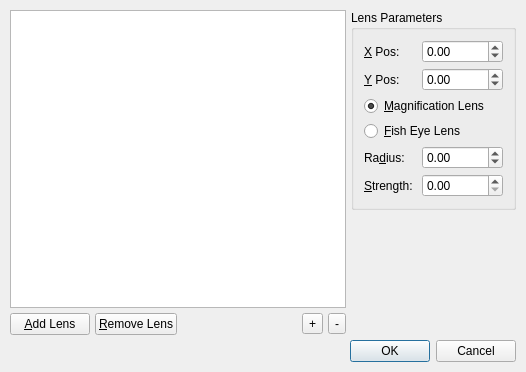
<ui version="4.0" >
 <class>LensDialogBase</class>
 <widget class="QDialog" name="LensDialogBase" >
  <property name="geometry" >
   <rect>
    <x>0</x>
    <y>0</y>
    <width>526</width>
    <height>372</height>
   </rect>
  </property>
  <property name="windowTitle" >
   <string>Optical Lens</string>
  </property>
  <layout class="QVBoxLayout" >
   <property name="spacing" >
    <number>5</number>
   </property>
   <property name="margin" >
    <number>10</number>
   </property>
   <item>
    <layout class="QHBoxLayout" >
     <property name="spacing" >
      <number>5</number>
     </property>
     <item>
      <layout class="QVBoxLayout" >
       <property name="spacing" >
        <number>5</number>
       </property>
       <item>
        <widget class="QGraphicsView" name="previewWidget" >
         <property name="minimumSize" >
          <size>
           <width>280</width>
           <height>280</height>
          </size>
         </property>
        </widget>
       </item>
       <item>
        <layout class="QHBoxLayout" >
         <property name="spacing" >
          <number>5</number>
         </property>
         <item>
          <layout class="QHBoxLayout" >
           <property name="spacing" >
            <number>5</number>
           </property>
           <item>
            <widget class="QPushButton" name="buttonAdd" >
             <property name="toolTip" >
              <string>Add a new lens</string>
             </property>
             <property name="text" >
              <string>&amp;Add Lens</string>
             </property>
            </widget>
           </item>
           <item>
            <widget class="QPushButton" name="buttonRemove" >
             <property name="toolTip" >
              <string>Remove selected lens</string>
             </property>
             <property name="text" >
              <string>&amp;Remove Lens</string>
             </property>
            </widget>
           </item>
          </layout>
         </item>
         <item>
          <layout class="QHBoxLayout" >
           <property name="spacing" >
            <number>5</number>
           </property>
           <item>
            <spacer>
             <property name="orientation" >
              <enum>Qt::Horizontal</enum>
             </property>
             <property name="sizeHint" stdset="0" >
              <size>
               <width>40</width>
               <height>20</height>
              </size>
             </property>
            </spacer>
           </item>
           <item>
            <widget class="QToolButton" name="buttonZoomI" >
             <property name="toolTip" >
              <string>Zoom In</string>
             </property>
             <property name="text" >
              <string>+</string>
             </property>
            </widget>
           </item>
           <item>
            <widget class="QToolButton" name="buttonZoomOut" >
             <property name="toolTip" >
              <string>Zoom Out</string>
             </property>
             <property name="text" >
              <string>-</string>
             </property>
            </widget>
           </item>
          </layout>
         </item>
        </layout>
       </item>
      </layout>
     </item>
     <item>
      <layout class="QVBoxLayout" >
       <property name="spacing" >
        <number>5</number>
       </property>
       <item>
        <widget class="QGroupBox" name="groupBox" >
         <property name="title" >
          <string>Lens Parameters</string>
         </property>
         <layout class="QGridLayout" >
          <property name="margin" >
           <number>10</number>
          </property>
          <property name="spacing" >
           <number>5</number>
          </property>
          <item row="0" column="0" >
           <widget class="QLabel" name="label" >
            <property name="text" >
             <string>&amp;X Pos:</string>
            </property>
            <property name="buddy" >
             <cstring>spinXPos</cstring>
            </property>
           </widget>
          </item>
          <item row="0" column="1" >
           <widget class="QDoubleSpinBox" name="spinXPos" >
            <property name="toolTip" >
             <string>Horizontal position of the lens</string>
            </property>
            <property name="minimum" >
             <double>-30000.000000000000000</double>
            </property>
            <property name="maximum" >
             <double>30000.000000000000000</double>
            </property>
           </widget>
          </item>
          <item row="1" column="0" >
           <widget class="QLabel" name="label_2" >
            <property name="text" >
             <string>&amp;Y Pos:</string>
            </property>
            <property name="buddy" >
             <cstring>spinYPos</cstring>
            </property>
           </widget>
          </item>
          <item row="1" column="1" >
           <widget class="QDoubleSpinBox" name="spinYPos" >
            <property name="toolTip" >
             <string>Vertical position of the lens</string>
            </property>
            <property name="minimum" >
             <double>-30000.000000000000000</double>
            </property>
            <property name="maximum" >
             <double>30000.000000000000000</double>
            </property>
           </widget>
          </item>
          <item row="2" column="0" colspan="2" >
           <widget class="QRadioButton" name="buttonMagnify" >
            <property name="toolTip" >
             <string>The selected lens acts like a magnification lens</string>
            </property>
            <property name="text" >
             <string>&amp;Magnification Lens</string>
            </property>
            <property name="checked" >
             <bool>true</bool>
            </property>
           </widget>
          </item>
          <item row="3" column="0" colspan="2" >
           <widget class="QRadioButton" name="buttonFishEye" >
            <property name="toolTip" >
             <string>The selected lens acts like a fish eye lens</string>
            </property>
            <property name="text" >
             <string>&amp;Fish Eye Lens</string>
            </property>
           </widget>
          </item>
          <item row="4" column="0" >
           <widget class="QLabel" name="label_3" >
            <property name="text" >
             <string>Ra&amp;dius:</string>
            </property>
            <property name="buddy" >
             <cstring>spinRadius</cstring>
            </property>
           </widget>
          </item>
          <item row="4" column="1" >
           <widget class="QDoubleSpinBox" name="spinRadius" >
            <property name="toolTip" >
             <string>Radius of the lens</string>
            </property>
            <property name="minimum" >
             <double>-30000.000000000000000</double>
            </property>
            <property name="maximum" >
             <double>30000.000000000000000</double>
            </property>
           </widget>
          </item>
          <item row="5" column="0" >
           <widget class="QLabel" name="label_4" >
            <property name="text" >
             <string>&amp;Strength:</string>
            </property>
            <property name="buddy" >
             <cstring>spinStrength</cstring>
            </property>
           </widget>
          </item>
          <item row="5" column="1" >
           <widget class="QDoubleSpinBox" name="spinStrength" >
            <property name="toolTip" >
             <string>Strength of the lens</string>
            </property>
            <property name="minimum" >
             <double>0.000000000000000</double>
            </property>
            <property name="maximum" >
             <double>100.000000000000000</double>
            </property>
           </widget>
          </item>
         </layout>
        </widget>
       </item>
       <item>
        <spacer>
         <property name="orientation" >
          <enum>Qt::Vertical</enum>
         </property>
         <property name="sizeHint" stdset="0" >
          <size>
           <width>165</width>
           <height>91</height>
          </size>
         </property>
        </spacer>
       </item>
      </layout>
     </item>
    </layout>
   </item>
   <item>
    <widget class="QDialogButtonBox" name="buttonBox" >
     <property name="standardButtons" >
      <set>QDialogButtonBox::Cancel|QDialogButtonBox::Ok</set>
     </property>
    </widget>
   </item>
  </layout>
 </widget>
 <resources/>
 <connections/>
</ui>
